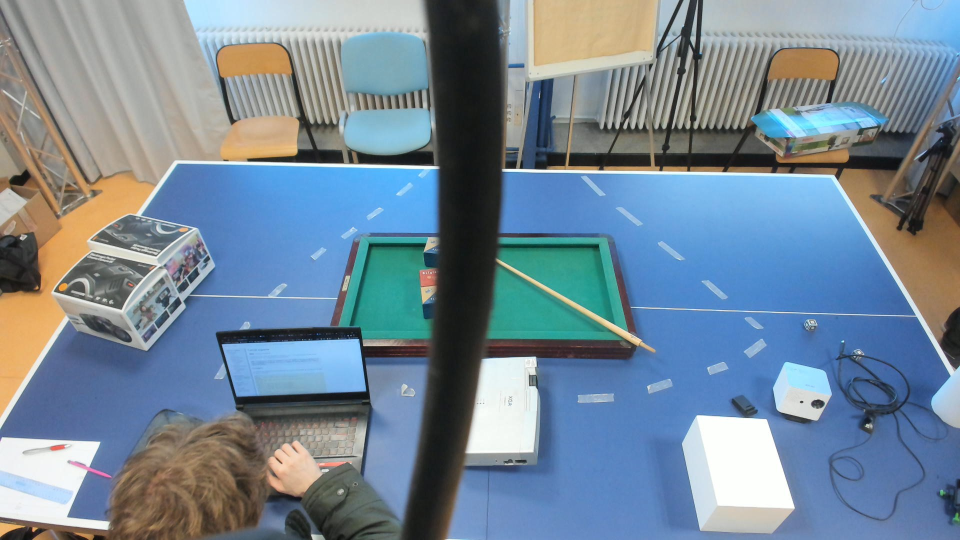
#> input picture Code/Reconstruction3D/CameraLaterale.jpg, 1920 x 1080 px, given in place of color_range_2.png, which was not available (shown at 1/2 size)
$ python range-detector.py
#> lines starting #> are read from the running program, lines starting #| are printed output that depends on the picture; after the words box and inside, x2 and y2 are one past the last pixel; in counts of white or black regions, pixels touching at a corner belong together; pictures that were not available may be replaced by others from this repository, and a replacement may not be noted
# -*- coding: utf-8 -*-
"""
Created on Tue Nov 16 14:25:56 2021

@author: not moi
range-detector from package imutils
customisé pour que ca marche, éxecuter ce programme
"""

#!/usr/bin/env python
# -*- coding: utf-8 -*-

# USAGE: You need to specify a filter and "only one" image source
#
# (python) range-detector --filter RGB --image /path/to/image.png
# or
# (python) range-detector --filter HSV --webcam

import cv2
import argparse
from operator import xor


def callback(value):
    pass


def setup_trackbars(range_filter):
    cv2.namedWindow("Trackbars", 0)

    for i in ["MIN", "MAX"]:
        v = 0 if i == "MIN" else 255

        for j in range_filter:
            cv2.createTrackbar("%s_%s" % (j, i), "Trackbars", v, 255, callback)


def get_arguments():
    ap = argparse.ArgumentParser()
    ap.add_argument('-f', '--filter', required=True,
                    help='Range filter. RGB or HSV')
    ap.add_argument('-i', '--image', required=False,
                    help='Path to the image')
    ap.add_argument('-w', '--webcam', required=False,
                    help='Use webcam', action='store_true')
    ap.add_argument('-p', '--preview', required=False,
                    help='Show a preview of the image after applying the mask',
                    action='store_true')
    args = vars(ap.parse_args())

    if not xor(bool(args['image']), bool(args['webcam'])):
        ap.error("Please specify only one image source")

    if not args['filter'].upper() in ['RGB', 'HSV']:
        ap.error("Please speciy a correct filter.")

    return args


def get_trackbar_values(range_filter):
    values = []

    for i in ["MIN", "MAX"]:
        for j in range_filter:
            v = cv2.getTrackbarPos("%s_%s" % (j, i), "Trackbars")
            values.append(v)

    return values


def main():
    #args = get_arguments()

    #range_filter = args['filter'].upper()
    range_filter="HSV"

    image = cv2.imread("color_range_2.png")
#> image is the input picture: shape (1080, 1920, 3); mean B, G, R 151.1, 135.4, 116.3

    if range_filter == 'RGB':
        frame_to_thresh = image.copy()
    else:
        frame_to_thresh = cv2.cvtColor(image, cv2.COLOR_BGR2HSV)
#> frame_to_thresh: shape (1080, 1920, 3); mean H, S, V 76.5, 83.7, 162.6

    setup_trackbars(range_filter)
#> the loop in setup_trackbars, `for i in ["MIN", "MAX"]:` made 2 passes; slider 'H_MIN' is set to 51

    while True:
        v1_min, v2_min, v3_min, v1_max, v2_max, v3_max = get_trackbar_values(range_filter)

        thresh = cv2.inRange(frame_to_thresh, (v1_min, v2_min, v3_min), (v1_max, v2_max, v3_max))
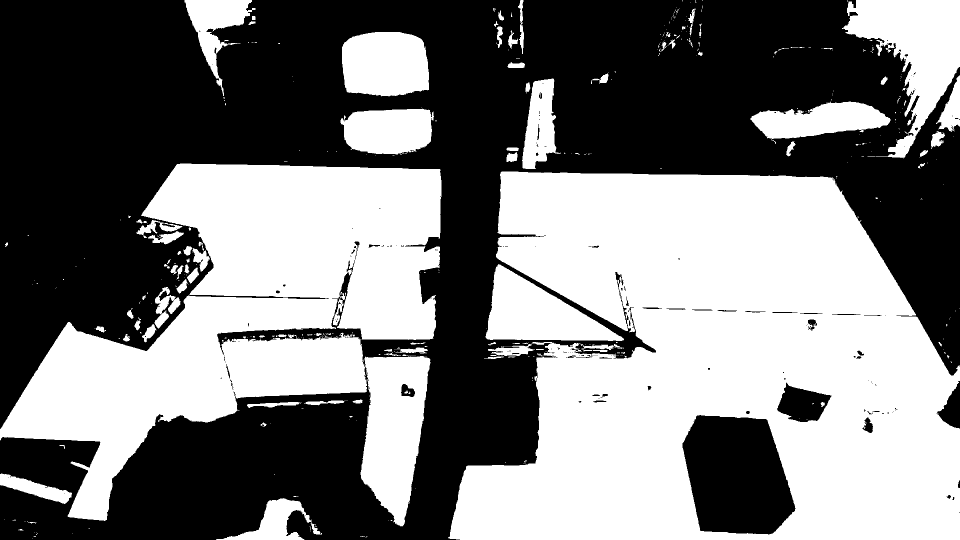
#> thresh: shape (1080, 1920) (shown at 1/2 size); 48.2% white; 475 white regions (380 under 20 px), largest, box (x1, y1, x2, y2) and area: (896, 343, 1920, 1080) 531673, (0, 327, 883, 1053) 317444, (1684, 0, 1920, 317) 33585

        #if args['preview']:
        if True:
            preview = cv2.bitwise_and(image, image, mask=thresh)
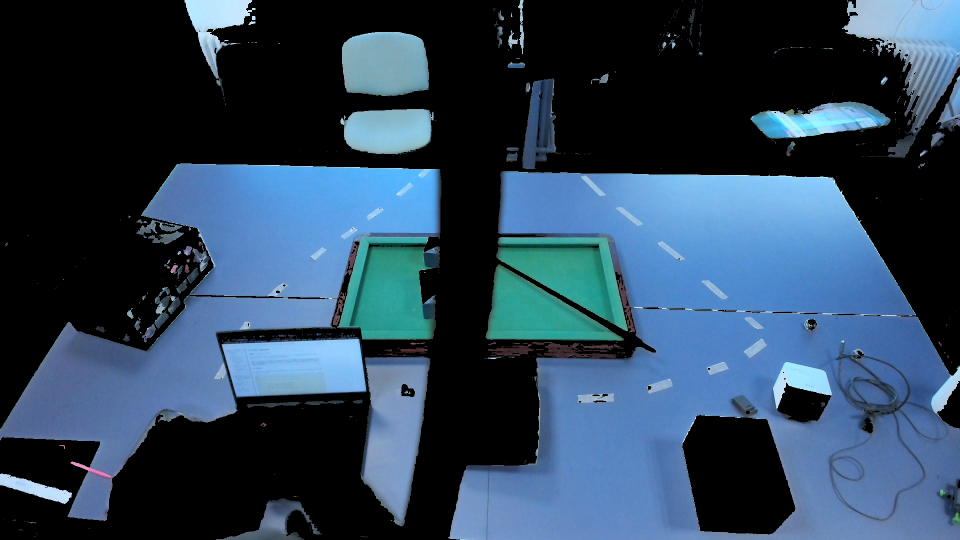
#> preview: shape (1080, 1920, 3) (shown at 1/2 size); mean B, G, R 87.8, 66.5, 44.2
            cv2.imshow("Preview", preview)
        else:
            cv2.imshow("Original", image)
            cv2.imshow("Thresh", thresh)

        if cv2.waitKey(1) & 0xFF is ord('q'):
#> (key q is pressed here)
            break


if __name__ == '__main__':
    main()

$ run again, on Code/Reconstruction3D/_ChessBoard1.jpg
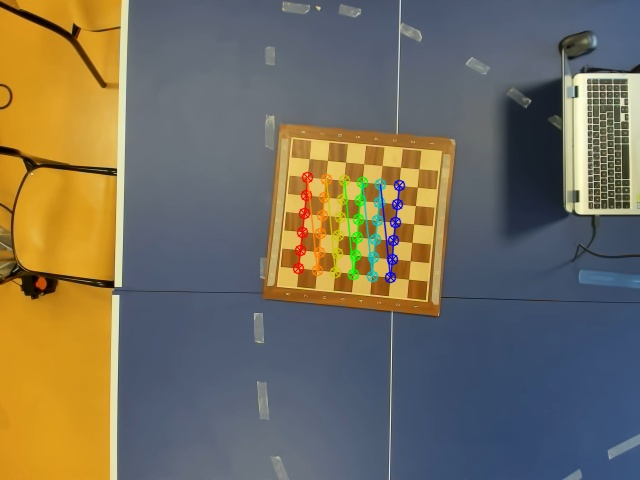
#> input picture Code/Reconstruction3D/_ChessBoard1.jpg, 640 x 480 px, given in place of color_range_2.png, which was not available
#> in main, image is the input picture: shape (480, 640, 3); mean B, G, R 93.1, 109.6, 116.2
#> frame_to_thresh: shape (480, 640, 3); mean H, S, V 79.1, 108.1, 137.7
#> the loop in setup_trackbars, `for i in ["MIN", "MAX"]:` made 2 passes; slider 'H_MIN' is set to 51
#> in main, `thresh = cv2.inRange(frame_to_thresh, (v1_min, v2_min, v3_min), (v1_ma..`:
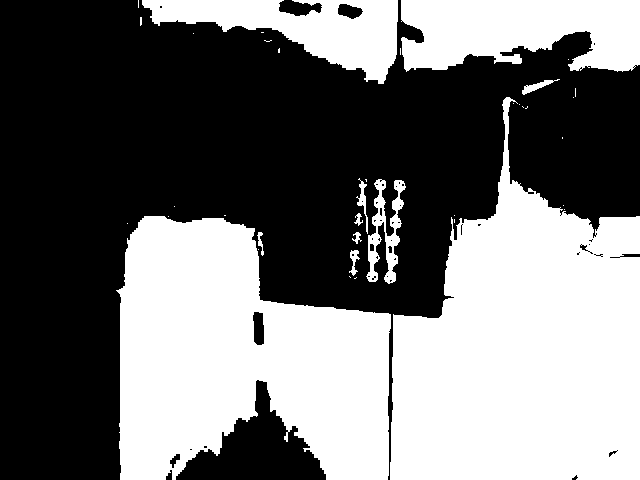
#> thresh: shape (480, 640); 45% white; 38 white regions (27 under 20 px), largest, box (x1, y1, x2, y2) and area: (390, 97, 640, 480) 61434, (116, 216, 391, 480) 50884, (401, 0, 640, 72) 13745
#> in main, `preview = cv2.bitwise_and(image, image, mask=thresh)`:
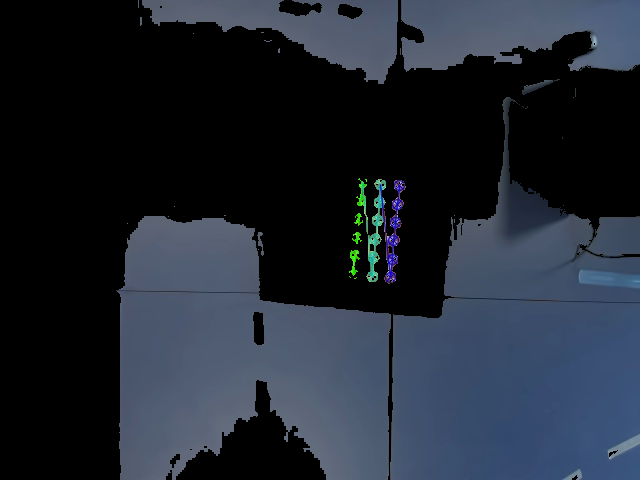
#> preview: shape (480, 640, 3); mean B, G, R 50.1, 39.3, 32.7
